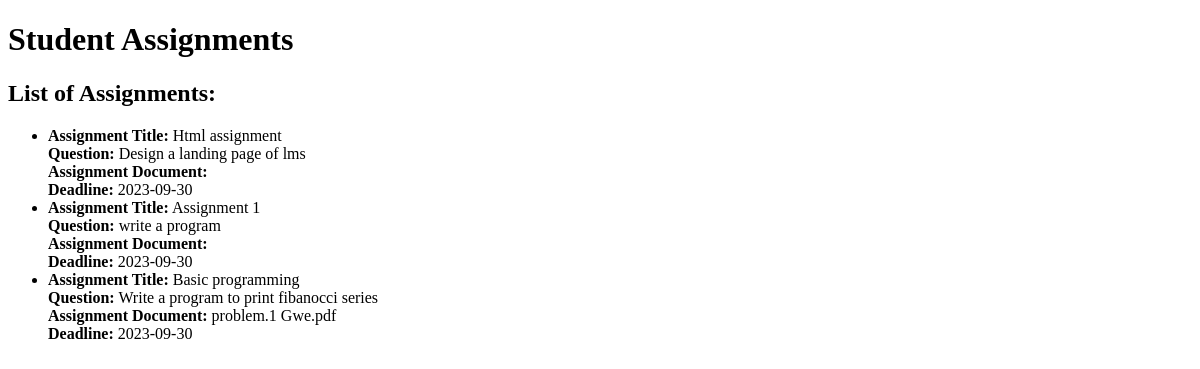
/ass_student_fetch.php, run on the app's committed database.
### tables this page shows
CREATE TABLE `assign_beg` (
  `ass_id` int(11) NOT NULL,
  `ass_name` varchar(200) NOT NULL,
  `ass_ques` text NOT NULL,
  `ass_doc` varchar(50) NOT NULL,
  `ass_dl` date NOT NULL,
  `ass_sub` varchar(200) NOT NULL,
  `file_path` varchar(100) NOT NULL
);

### ass_student_fetch.php (the view, shortened to what this page needs)
<!DOCTYPE html>
<html lang="en">
<head>
    <link rel="stylesheet" href="style.css">
</head>
<body>
    <header>
        <h1>Student Assignments</h1>
    </header>
    <main>
        <?php
        $db_host = 'localhost';
        $db_name = 'projects';
        $db_user = 'root';
        $db_pass = '';
        try {
            $pdo = new PDO("mysql:host=$db_host;dbname=$db_name", $db_user, $db_pass);
            $pdo->setAttribute(PDO::ATTR_ERRMODE, PDO::ERRMODE_EXCEPTION);
            $stmt = $pdo->prepare("SELECT * FROM assign_beg");
            $stmt->execute();
            $assignments = $stmt->fetchAll(PDO::FETCH_ASSOC);
        } catch (PDOException $e) {
            echo "Connection failed: " . $e->getMessage();
        }
        ?>
        <h2>List of Assignments:</h2>
        <ul>
            <?php foreach ($assignments as $assignment) : ?>
                <li>
                    <strong>Assignment Title:</strong> <?php echo $assignment['ass_name']; ?><br>
                    <strong>Question:</strong> <?php echo $assignment['ass_ques']; ?><br>
                    <strong>Assignment Document:</strong> <?php echo $assignment['ass_doc']; ?><br>
                    <strong>Deadline:</strong> <?php echo $assignment['ass_dl']; ?><br>
                </li>
            <?php endforeach; ?>
        </ul>
    </main>
</body>
</html>

### style.css (style rules this page uses)
:root { --pink: #f51983; --white: #fff; --black: #000; --grey: #c2c2c2; --blue: #000836; --light-blue: #002866; --gold: #cca968; }

### data on the page
assign_beg: ass_name "Html assignment", ass_ques "Design a landing page of lms", ass_dl "2023-09-30"
assign_beg: ass_name "Assignment 1", ass_ques "write a program", ass_dl "2023-09-30"
assign_beg: ass_name "Basic programming", ass_ques "Write a program to print fibanocci series", ass_doc "problem.1 Gwe.pdf", ass_dl "2023-09-30"
